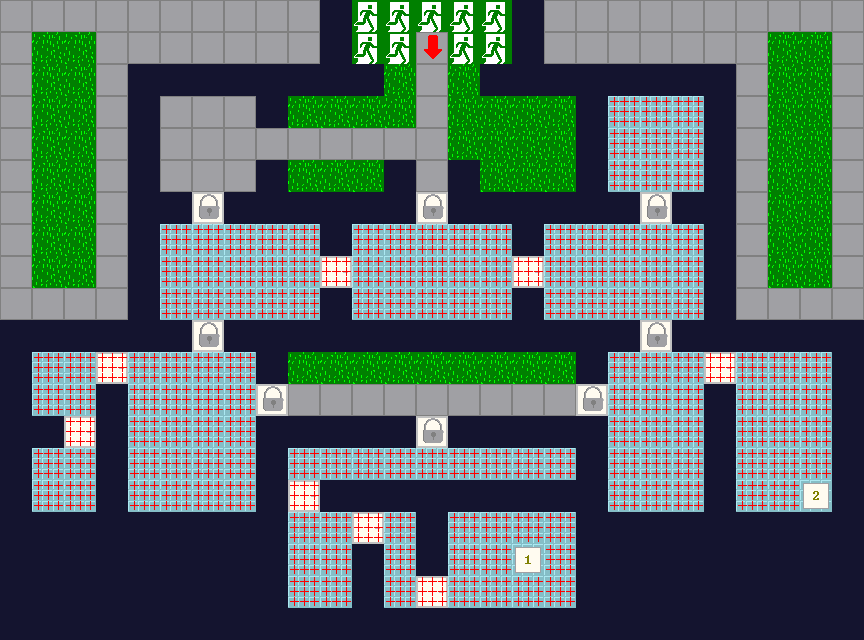

The image is a tile-based game level rendered from a .tmx file. Its description and source (layers, tilesets, objects; grid data summarised) follow:
An orthogonal 27x20 tile map with 32x32 px tiles, 2 tile layers (TILE_0, SPECIAL_0), 3 tilesets.

<map version="1.0" orientation="orthogonal" width="27" height="20" tilewidth="32" tileheight="32">
 <tileset firstgid="1" source="TiledPalette.tsx" />
 <tileset firstgid="10" source="CommonSpecials.tsx" />
 <tileset firstgid="19" name="TiledUniqueSpecials" tilewidth="32" tileheight="32">
  <image source="TiledUniqueSpecials.png" width="128" height="32" />
  <tile id="0">
   <properties>
    <property name="id" value="HOUSE_CEO" />
    <property name="restricted" value="true" />
   </properties>
  </tile>
  <tile id="1">
   <properties>
    <property name="id" value="HOUSE_PHOTOS" />
    <property name="restricted" value="true" />
   </properties>
  </tile>
 </tileset>
 <layer name="TILE_0" width="27" height="20">
  <data>[540 cells, 540 non-empty, 6 distinct tile ids]</data>
 </layer>
 <layer name="SPECIAL_0" width="27" height="20">
  <data>[540 cells, 159 non-empty, 5 distinct tile ids]</data>
 </layer>
</map>